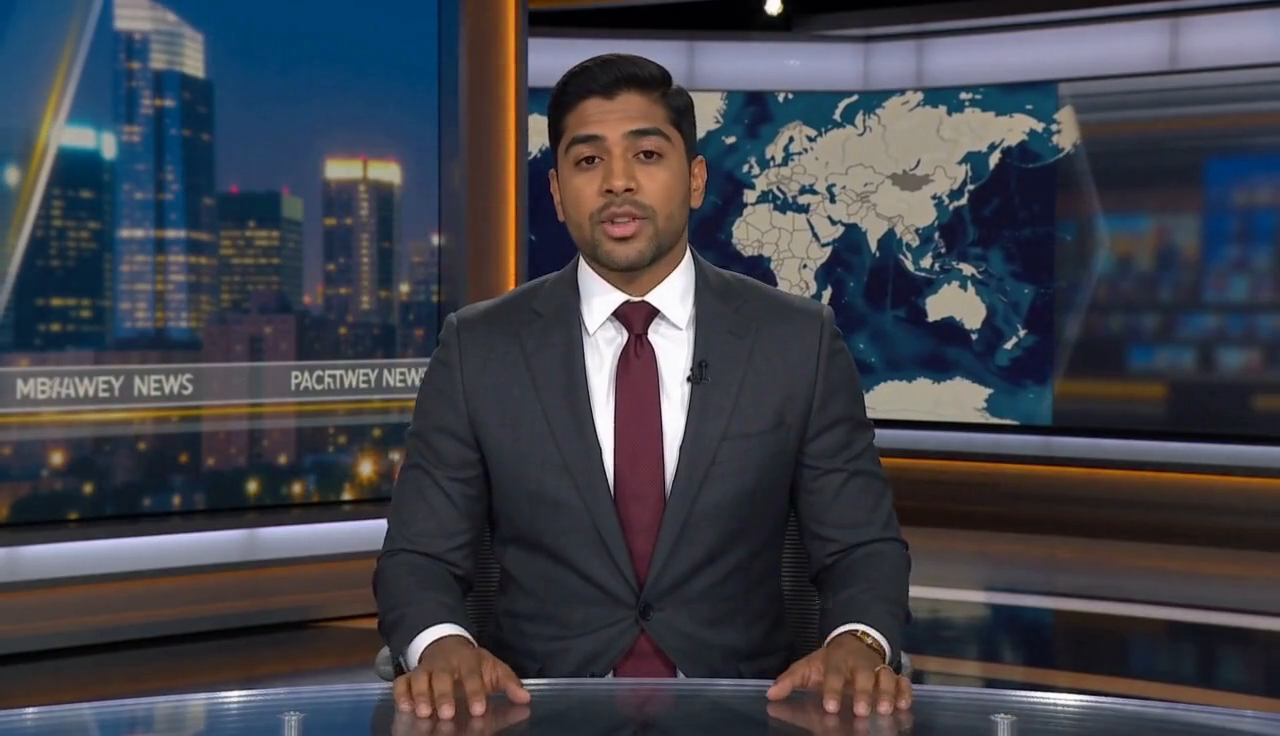
#> input picture studio-app/anchor_registry/frames/arjun_malhotra.png, 1280 x 736 px
$ python -i wall_comp.py   (imports and definitions only)
#> lines starting #> are read from the running program, lines starting #| are printed output that depends on the picture
# Replace the H3 video-wall content with real footage/graphics, keeping the anchor in front.
# usage: wall_comp.py seed.mp4 content.mp4 content_start_s out.mp4 "x,y x,y x,y x,y" [broll|clean]
#   quad = wall corners TL TR BR BL measured on the rendered video (camera is locked)
#   broll = muted/soft b-roll; clean = graphics/posters stay sharp, full colour
# Needs: opencv, numpy, rembg (u2net_human_seg). Runs on CPU (~2 min per 13 s shot).
import subprocess, sys
import cv2, numpy as np
from rembg import new_session, remove

seed, broll, start, out = sys.argv[1], sys.argv[2], float(sys.argv[3]), sys.argv[4]
# [1 line that did not run here, left out]
CLEAN = len(sys.argv) > 6 and sys.argv[6] == "clean"

# [1 line not run here, left out]
# [1 line that did not run here, left out]
# [1 line that did not run here, left out]
# [1 line that did not run here, left out]

# [1 line that did not run here, left out]
# [1 line not run here, left out]
# [1 line that did not run here, left out]


def warp(f, bw, bh):
    M = cv2.getPerspectiveTransform(np.float32([[0, 0], [bw, 0], [bw, bh], [0, bh]]), QUAD)
    return cv2.warpPerspective(f, M, (W, H), flags=cv2.INTER_LINEAR)


def content_frame(i):
    cap_b.set(cv2.CAP_PROP_POS_MSEC, (start + i / 24.0) * 1000)
    ok, f = cap_b.read()
    if not ok:  # content shorter than the video: hold the last good frame
        cap_b.set(cv2.CAP_PROP_POS_FRAMES, max(0, cap_b.get(cv2.CAP_PROP_FRAME_COUNT) - 1)); ok, f = cap_b.read()
    bw, bh = 960, int(960 * f.shape[0] / f.shape[1])
    f = cv2.resize(f, (bw, bh), interpolation=cv2.INTER_AREA)
    f = cv2.GaussianBlur(f, (0, 0), 0.6 if CLEAN else 1.6)   # soft, like a screen seen past focus
    if not CLEAN:
        hsv = cv2.cvtColor(f, cv2.COLOR_BGR2HSV).astype(np.float32)
        hsv[..., 1] *= 0.6                                   # muted / desaturated
        f = cv2.cvtColor(hsv.clip(0, 255).astype(np.uint8), cv2.COLOR_HSV2BGR)
    return warp(f, bw, bh)


# [3 lines that did not run here, left out]
stats = None
# [20 lines not run here, left out]

>>> import cv2
>>> picture = cv2.imread('../../anchor_registry/frames/arjun_malhotra.png', cv2.IMREAD_GRAYSCALE)
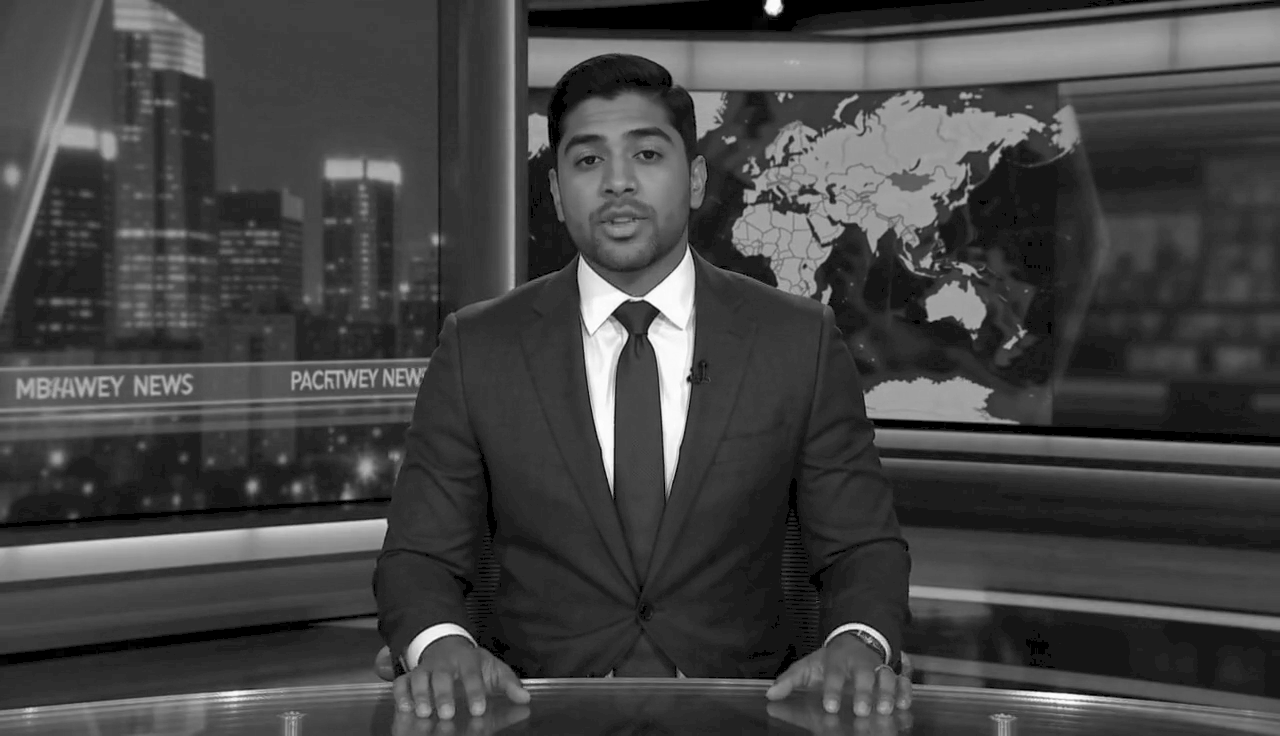
#> picture: shape (736, 1280); min 0, max 255, mean 67.6
#> (the run stopped early here; a loop or call above may not have finished)

$ run again, on studio-app/anchor_registry/frames/chloe_whitfield.png
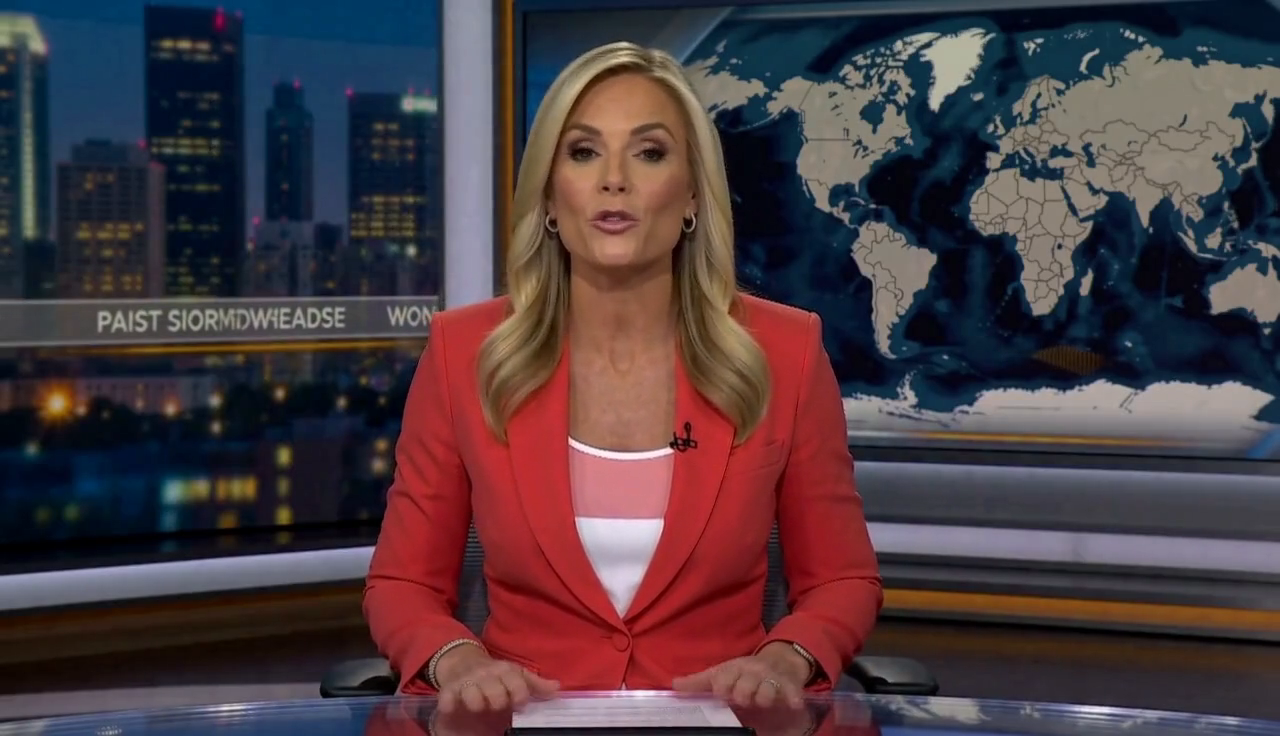
#> input picture studio-app/anchor_registry/frames/chloe_whitfield.png, 1280 x 736 px
#> `picture = cv2.imread('../../anchor_registry/frames/arjun_malhotra.png'..`:
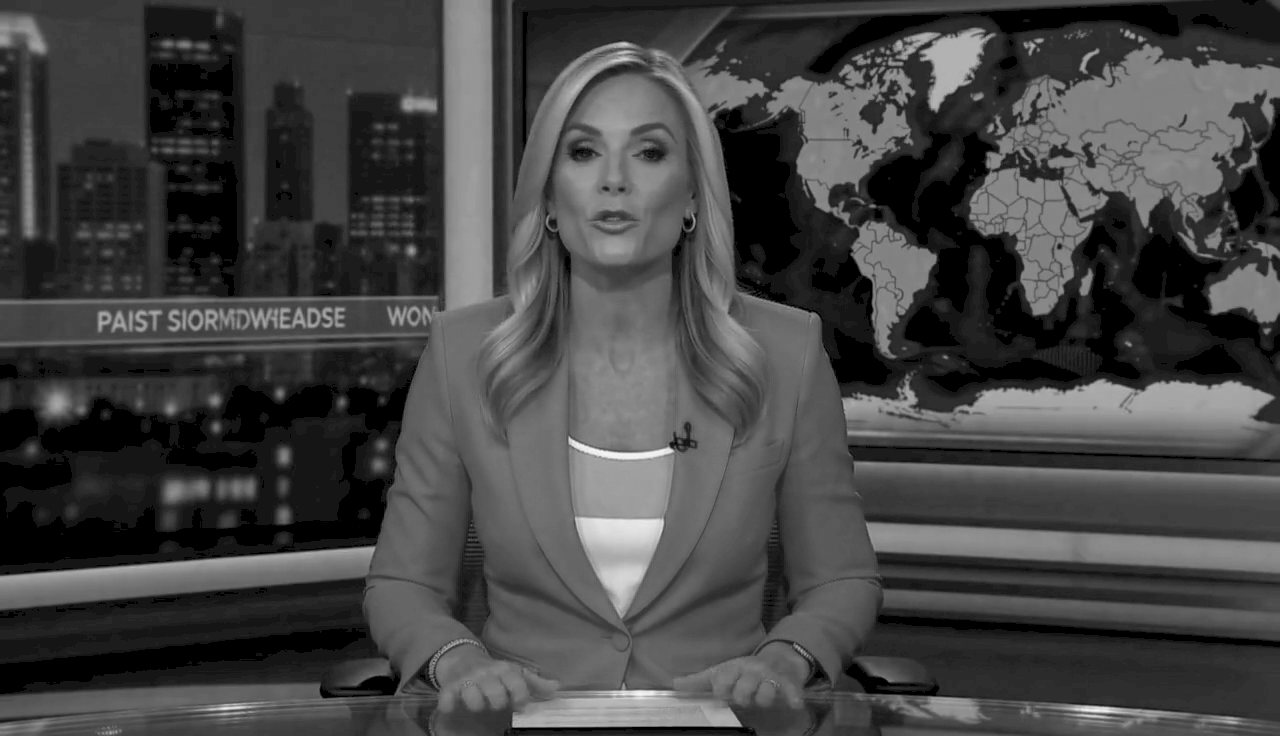
#> picture: shape (736, 1280); min 0, max 246, mean 67.6

$ run again, on studio-app/anchor_registry/frames/desmond_okafor.png
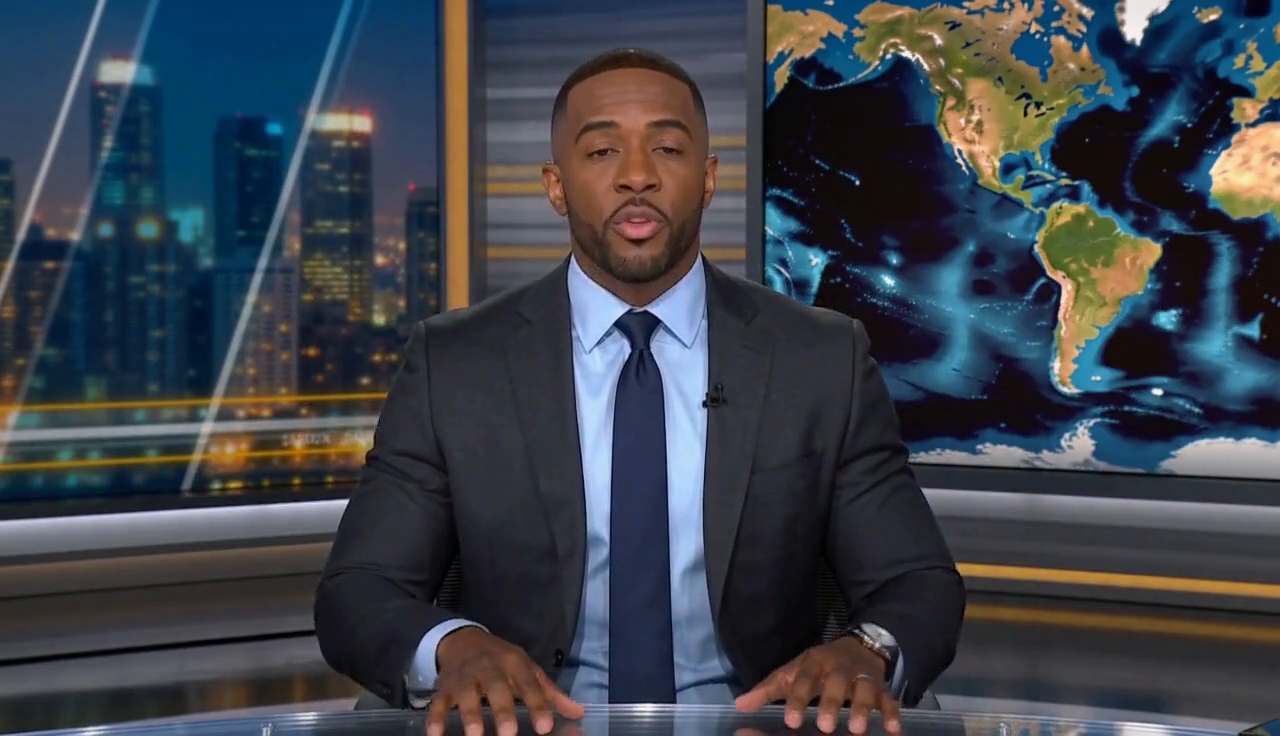
#> input picture studio-app/anchor_registry/frames/desmond_okafor.png, 1280 x 736 px
#> `picture = cv2.imread('../../anchor_registry/frames/arjun_malhotra.png'..`:
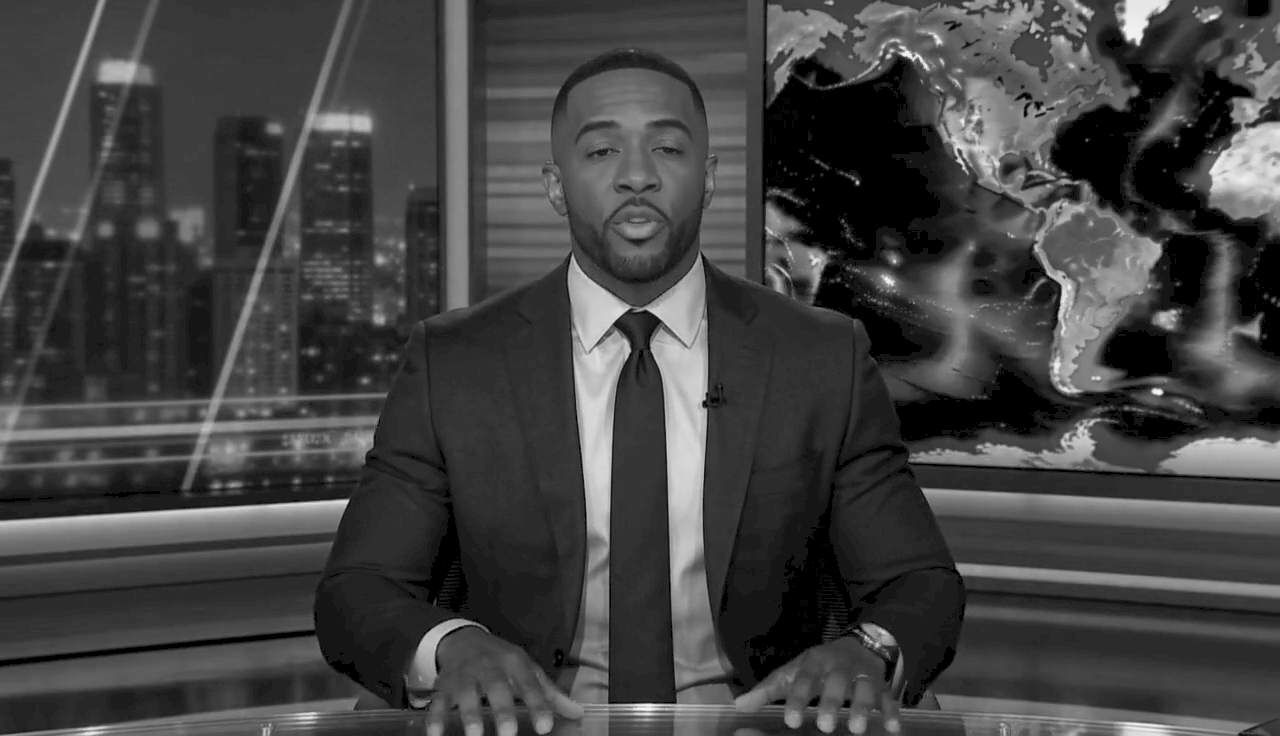
#> picture: shape (736, 1280); min 0, max 250, mean 66.3
